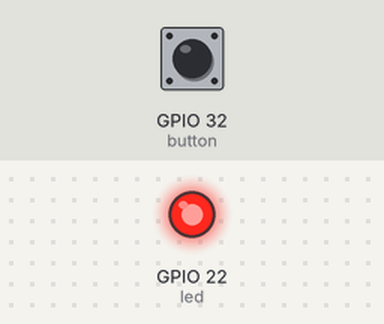
Recording of a program running on a simulated ESP32 board running MicroPython. Parts: output pins drawn as LEDs (lit = HIGH). Wiring (from the project's diagram.json): red LED on GPIO 22, green button on GPIO 32. Inputs (shaded band) come from the test bench; at power-on: GPIO 32 (button) HIGH.

Above: at 0.5 s.
At 5.0 s:
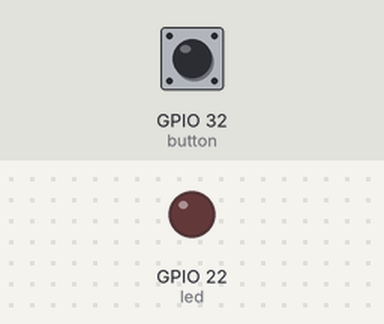
Timing chart, 0 to 6.9 s (numbered marks = the images above):
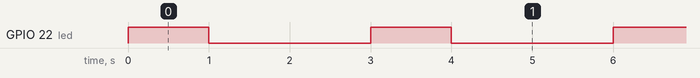

Measured:
- by itself, GPIO 22 (led): alternates HIGH for 1.0 s and LOW for 2.0 s

The program:

flasher.py
```python
# import library
from machine import Pin
import time
# led pin mode
led = Pin(22, Pin.OUT)
# button pin mode
button = Pin(32, Pin.IN)

# loop for flasher with button
while True: # flash light with button on
    if button.value() == True:
        led.value(1)
        time.sleep(1)
        led.value(0)
        time.sleep(2)
    else: # led off when button off
        led.off()
```
